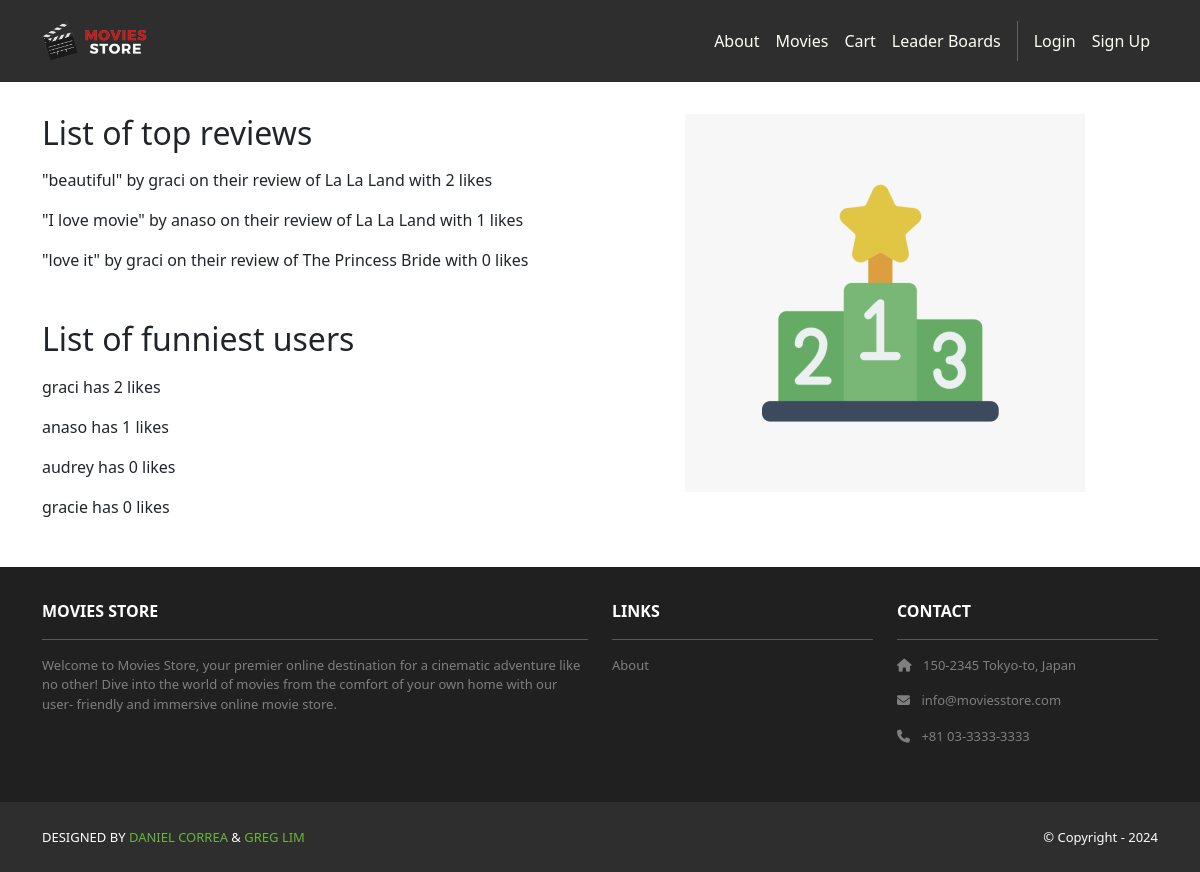
/topcomments/, run on an earlier commit of the app's database.
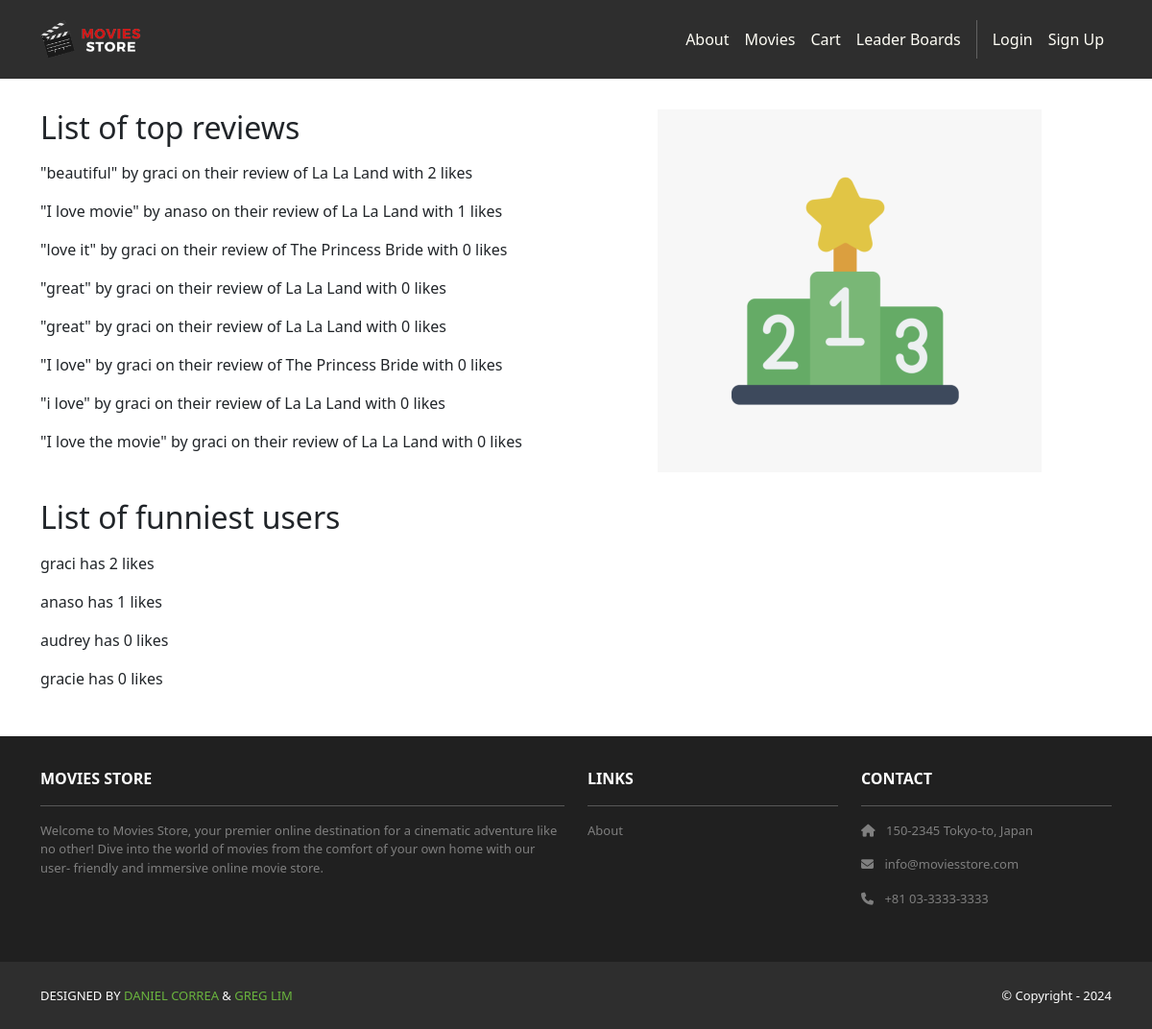
And on a later commit of the database.
### movies/models.py (models this page shows, shortened)
class Review(models.Model):
    id = models.AutoField(primary_key=True)
    comment = models.CharField(max_length=255, default = '', blank=True)
    date = models.DateTimeField(auto_now_add=True)
    movie = models.ForeignKey(Movie, on_delete=models.CASCADE)
    user = models.ForeignKey(User, on_delete=models.CASCADE)
    likes = models.ManyToManyField(User, related_name="liked_reviews", blank=True)
    stars = models.IntegerField(default=0)

class Movie(models.Model):
    id = models.AutoField(primary_key=True)
    name = models.CharField(max_length=255)
    price = models.IntegerField()
    description = models.TextField()
    image = models.ImageField(upload_to='movie_images/')
    watch_list = models.ManyToManyField(User, related_name="watch_listed_movies", blank=True)
    rating = models.IntegerField(default=0)
    amount_left = models.PositiveIntegerField(default=0, help_text="Number of copies available for purchase")

### topcomments/views.py (the view)
# urls.py: path('', views.index, name='cart.index'),
def index(request):
    top_reviews = (
        Review.objects
        .annotate(num_likes=Count('likes'))
        .order_by('-num_likes')[:10]
    )
    template_data = {"top_reviews": top_reviews}
    top_users = (
        User.objects
        .annotate(total_likes=Count('review__likes'))
        .order_by('-total_likes')[:10]
    )
    template_data = {
        "top_reviews": top_reviews,
        "top_users": top_users,
    }
    return render(request, 'topcomments/index.html', {'template_data': template_data})

### topcomments/templates/topcomments/index.html
{% extends 'base.html' %}
{% block content %}
{% load static %}
<div class="p-3">
    <div class="container">
        <div class="row mt-3">
            <div class="col-md-6 mx-auto mb-3">
                <h2 class="mb-3">List of top reviews</h2>
                {% for review in template_data.top_reviews %}
                    <p>"{{ review.comment }}" by {{ review.user }} on their review of {{ review.movie.name }} with {{ review.num_likes }} likes</p>
                {% endfor %}
                <h2 class="mb-3 mt-5">List of funniest users</h2>
                {% for user in template_data.top_users %}
                    <p>{{ user.username }} has {{ user.total_likes }} likes</p>
                {% endfor %}
            </div>
            <div class="col-md-6 mx-auto mb-3 text-center">
                <img src="{% static 'img/leader.png' %}" class="img-fluid" alt="leader" />
            </div>
        </div>
    </div>
</div>
{% endblock content %}

### moviesstore/templates/base.html (shortened to what this page needs)
<!DOCTYPE html>
<html>
    {% load static %}
    <head>
        <link href =
            "https://cdn.jsdelivr.net/npm/bootstrap@5.3.3/dist/css/bootstrap.min.css" rel="stylesheet">
        <link rel=
            "stylesheet"  href="https://cdnjs.cloudflare.com/ajax/libs/font-awesome/6.1.1/css/all.min.css">
        <link rel="stylesheet" type="text/css" href="{% static 'css/style.css' %}">
    </head>
    <body>
        <nav class="p-3 navbar navbar-dark bg-dark navbar-expand-lg">
            <div class="container">
                <a class="navbar-brand" href="{% url 'home.index' %}">
                    <img src="{% static 'img/logo.png' %}" alt="logo" height="40" />
                </a>
                <div class="collapse navbar-collapse" id="navbarNavAltMarkup">
                    <div class="navbar-nav ms-auto navbar-ml">
                        <a class="nav-link" href="{% url 'home.about' %}">About</a>
                        <a class="nav-link" href="{% url 'movies.index' %}">Movies</a>
                        <a class="nav-link" href="{% url 'cart.index' %}">Cart</a>
                        <a class="nav-link" href="{% url 'topcomments.index' %}">Leader Boards</a>
                        {% if user.is_authenticated %}
                        <a class="nav-link"href="{% url 'accounts.orders' %}">Orders</a>
                        <a class="nav-link" href="{% url 'accounts.logout' %}">Logout ({{ user.username }})</a>
                        {% else %}
                        <a class="nav-link" href="{% url 'accounts.login' %}">Login</a>
                        <a class="nav-link" href="{% url 'accounts.signup' %}"> Sign Up
                        </a>
                        {% endif %}
                    </div>
                </div>
            </div>
        </nav>
        <div>
            {% block content %}
            {% endblock content %}
        </div>
        <section class="p-3 ms-footer d-none d-md-block">
            <div class="container">
                <div class="row mt-3 text-white">
                    <div class="col-md-6 col-lg-6 col-xl-6 mx-auto mb-4">
                        <b>MOVIES STORE</b>
                        <hr />
                        <p>
                            Welcome to Movies Store, your premier online
                            destination for a cinematic adventure like no
                            other! Dive into the world of movies from the
                            comfort of your own home with our user-
                            friendly and immersive online movie store.
                        </p>
                    </div>
                    <div class="col-md-3 col-lg-3 col-xl-3 mx-auto mb-4">
                        <b>LINKS</b>
                        <hr />
                        <p><a class="nav-link" href="{% url 'home.about' %}"> About
                        </a></p>
                    </div>
                    <div class="col-md-3 col-lg-3 col-xl-3 mx-auto mb-4">
                        <b>CONTACT</b>
                        <hr />
                        <p><i class="fas fa-home me-2"></i> 150-2345 Tokyo-to, Japan
                        </p>
                        <p><i class="fas fa-envelope me-2"></i> info@moviesstore.com
                        </p>
                        <p><i class="fas fa-phone me-2"></i> +81 03-3333-3333
                        </p>
                    </div>
                </div>
            </div>
        </section>
        <section class="p-3 ms-footer-bottom bg-dark">
            <div class="container d-flex justify-content-between">
                <div class="me-5 text-white">
                    <span>DESIGNED BY
                        <a href="https://www.x.com/danielgarax"
                        target="_blank">DANIEL CORREA</a> &
                        <a href="https://www.x.com/greglim81"
                        target="_blank">GREG LIM</a>
                    </span>
                </div>
                <div class="text-white">
                    <span>© Copyright - 2024</span>
                </div>
            </div>
        </section>
    </body>
</html>

### moviesstore/static/css/style.css (style rules this page uses)
.navbar a.nav-link { color: #FFFEF6 !important; }
.bg-dark { background-color: #2E2E2E !important; }
.ms-footer { background-color: #202020; }
.ms-footer p { color: #7F7F7F; font-size: 13px; }
.ms-footer-bottom span { font-size: 13px; line-height: 38px; }
.ms-footer-bottom a { color: #6ab43e; text-decoration: none; }

What changed in the data, as far as the page shows it:
added Review: comment "great", user "graci", movie.name "La La Land", num_likes "0"
added Review: comment "great", user "graci", movie.name "La La Land", num_likes "0"
added Review: comment "I love", user "graci", movie.name "The Princess Bride", num_likes "0"
added Review: comment "i love", user "graci", movie.name "La La Land", num_likes "0"
added Review: comment "I love the movie", user "graci", movie.name "La La Land", num_likes "0"
